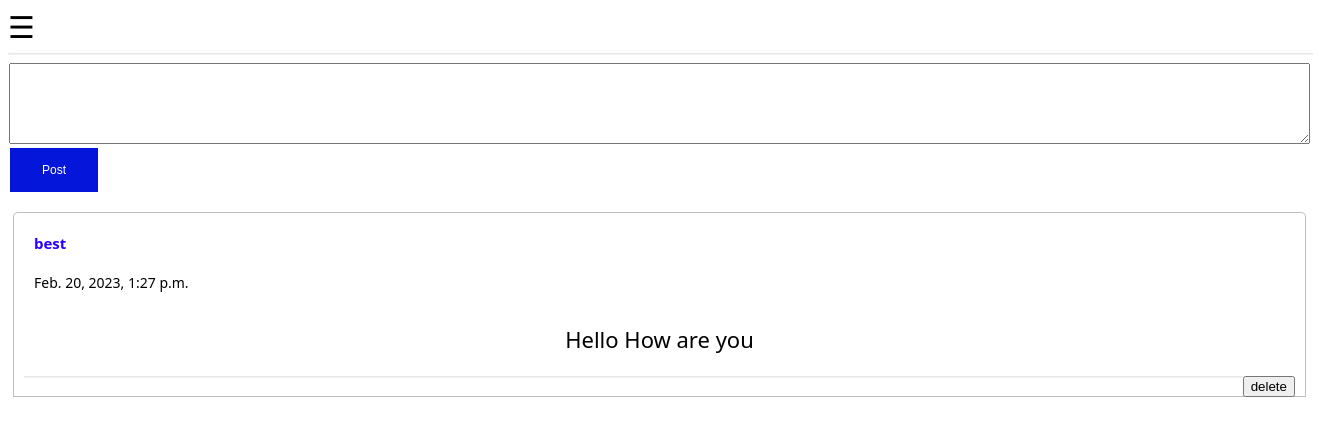
The app's page / (signed in), older data.
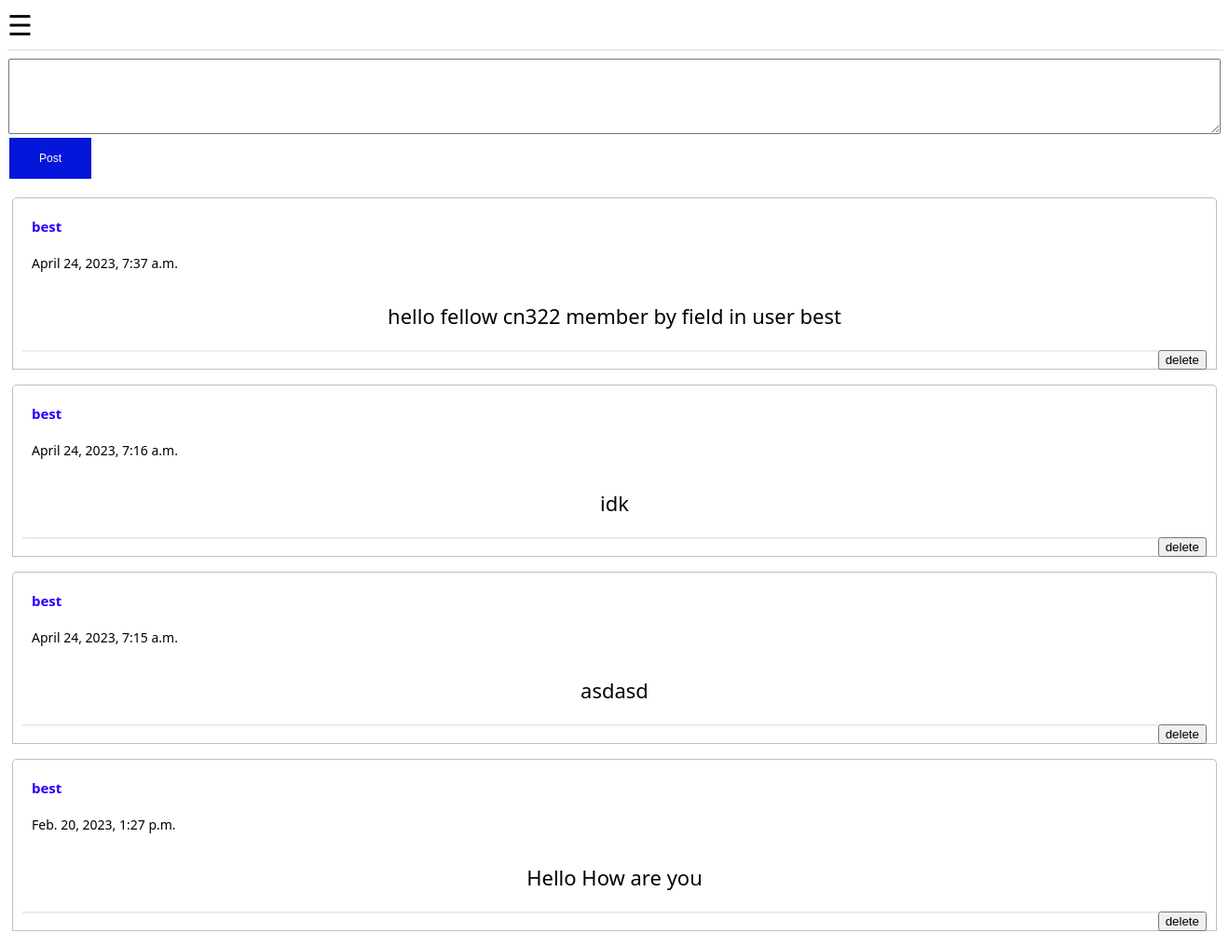
The same page, newer data.
### posts/models.py (models this page shows)
class Post(models.Model):
    author = models.ForeignKey(User, on_delete=models.CASCADE, default=None)
    post_body = models.TextField(null=False)
    created_at = models.DateTimeField(auto_now_add=True)
    updated_at = models.DateTimeField(auto_now=True)
    duplicate_post = models.IntegerField(default=0)
    class Meta:
        ordering = ["-created_at", "-updated_at"]
    def __str__(self):
        return self.post_body

### base/views.py (the view)
# urls.py: path('', views.index, name='index'),
def index(request):
    if request.user.is_authenticated:
        post = Post.objects.all()
        print(post)
        return render(request, 'index.html', {
            'posts': post,
        })
    else:
        return HttpResponseRedirect(reverse('login'))

### base/templates/index.html (shortened to what this page needs)
{% extends 'layout.html' %}
{% block body %}
{% load static %}
<link rel="stylesheet" href="{% static 'index/post.css' %}" type = "text/css">
<content id="content">
  <div class="posting">
    <div class="container">
      <hr width="100%"/>
        <form
          method="POST"
          enctype="multipart/form-data"
          action="{% url 'posts' %}">
          <div class="mb-3">
            <textarea
              class="form-control"
              id="exampleFormControlTextarea1"
              rows="5"
              cols="160"
              name="desc"
              placeholder="post description"
              width="100%">
            </textarea>
            <button type="submit" class="my-2btnbtn-primary">Post</button>
        </form>
    </div>
  </div>
  {% for post in posts %}
  <div class="postbox">
    <div class="container">
        <p>
          <div class="post__card">
            <div class="post__header">
              <div class="post__details">
                <span class="post__name">{{post.author}}</span>
                  <span class="post__timestamp">{{post.created_at}}</span>
              </div>
          </div>
        <div class="post__content">
          <p>{{post.post_body}}</p>
        </div>
          <div class="del">
            <form action="{% url 'delete_post' %}" method="post">
                <button name="desc" value="{{ post.post_body }}" type="Delete">delete</option>
          </form>
        </div>
      <hr />
    </div>
  {% endfor %}
</content>
{% endblock body %}

### base/templates/layout.html (shortened to what this page needs)
{% load static %}
<link rel="stylesheet" href="{% static 'index/layout.css' %}" type = "text/css">
{%block Sidebar%}
<span style="font-size:30px;cursor:pointer" onclick="openNav()">&#9776;</span>
{%endblock%}
{%block body%}
{%endblock%}

### static/index/post.css (style rules this page uses)
a, div, p { font-family: Segoe UI; }
hr { border-color: rgba(128, 128, 128, 0.1); }
.post__card { border: 1px solid rgba(128, 128, 128, 0.5); border-radius: 5px 5px 0 0; width: fill-parent; height: auto; background-color: #FFFFFF; position: relative; padding: 10px; margin: 5px; margin-bottom: 0; }
.post__details { display: flex; flex-direction: column; justify-content: space-around; }
.post__name, .post__timestamp { margin: 10px; }
.post__name { font-size: 15px; font-weight: 700; color: rgba(40, 0, 255, 1); }
.post__timestamp { font-size: 14px; }
.post__content { font-size: 22px; text-align: center; }
.del { float: right; }
textarea { display: block; margin-left: auto; margin-right: auto; }
.my-2btnbtn-primary { background-color: #0416d9; border: none; color: white; padding: 15px 32px; text-align: center; text-decoration: none; display: inline-block; font-size: 12px; margin: 4px 2px; cursor: pointer; }

Row changes from the older to the newer data that the page shows:
added Post: author "best", created_at "April 24, 2023, 7:37 a.m.", post_body "hello fellow cn322 member by field in user best"
added Post: author "best", created_at "April 24, 2023, 7:16 a.m.", post_body "idk"
added Post: author "best", created_at "April 24, 2023, 7:15 a.m.", post_body "asdasd"
